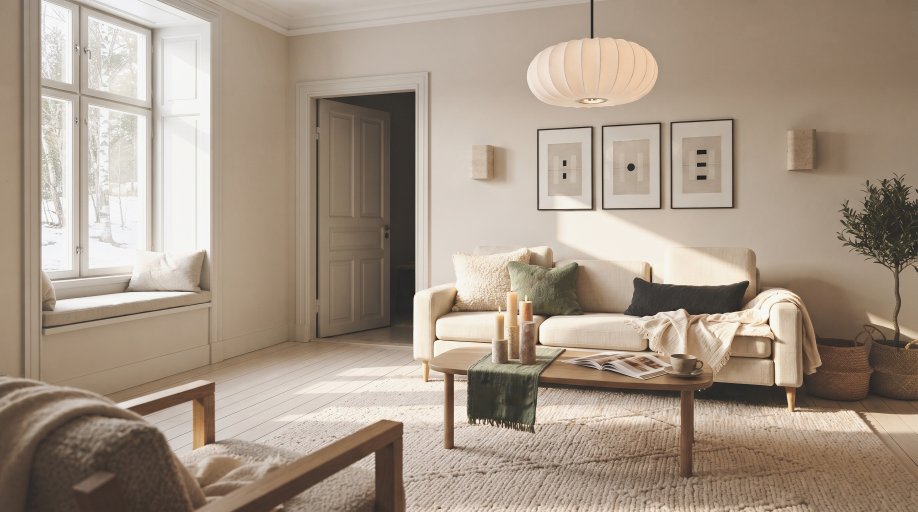
#> input picture assets/renders/editorial-test-2026-11-06/nordic/nordic-A-nano-banana-2.jpg, 2752 x 1536 px, found by its file name (shown at 1/3 size)
$ python crops.py
#> lines starting #> are read from the running program, lines starting #| are printed output that depends on the picture
"""
qa-agent 2026-11-06: 100 % crops of every product area in the five editorial frames (ED1), for the fidelity table.
Boxes in fractions of each frame (judged on half-size views). Writes overlays/<frame>-<area>.jpg. Usage: python3.12 -I crops.py
"""
import os
from PIL import Image

REPO = "/home/user/homedesign-app"
R = os.path.join(REPO, "assets/renders/editorial-test-2026-11-06")
OUT = os.path.join(REPO, "qa/reports/2026-11-06-editorial-test-fidelity/overlays")
JOBS = {
    "nordic/nordic-A-nano-banana-2.jpg": {"wall": (0.50, 0.90, 0.22, 0.43), "table": (0.46, 0.79, 0.55, 0.86), "sofa": (0.45, 0.90, 0.47, 0.80), "pendant": (0.56, 0.73, 0.0, 0.23),
                                          "corner": (0.86, 1.0, 0.33, 0.80), "rug": (0.30, 0.95, 0.75, 1.0)},
    "nordic/nordic-A-gpt-image-2-5.jpg": {"wall": (0.38, 0.82, 0.20, 0.42), "table": (0.33, 0.78, 0.53, 0.92), "sofa": (0.31, 0.88, 0.44, 0.80), "pendant": (0.41, 0.59, 0.0, 0.22),
                                          "corner": (0.19, 0.40, 0.14, 0.70), "rug": (0.13, 1.0, 0.70, 1.0)},
    "nordic/nordic-B-nano-banana-2.jpg": {"round": (0.03, 0.20, 0.02, 0.30), "vase": (0.50, 0.66, 0.20, 0.52), "holder": (0.42, 0.60, 0.62, 0.92), "basket": (0.08, 0.24, 0.66, 0.99),
                                          "armchair": (0.58, 0.92, 0.47, 1.0), "rug": (0.20, 1.0, 0.83, 1.0)},
    "warm-modern/warm-modern-A-nano-banana-2.jpg": {"wall": (0.36, 0.73, 0.23, 0.48), "table": (0.37, 1.0, 0.62, 1.0), "sofa": (0.33, 0.77, 0.50, 0.78), "pendant": (0.50, 0.71, 0.0, 0.20),
                                                    "lamp-vase": (0.72, 0.92, 0.30, 0.86)},
    "warm-modern/warm-modern-A-gpt-image-2-5.jpg": {"wall": (0.30, 0.80, 0.14, 0.44), "table": (0.30, 0.90, 0.56, 1.0), "sofa": (0.19, 0.92, 0.42, 0.84), "pendant": (0.40, 0.66, 0.0, 0.16),
                                                    "lamp": (0.86, 1.0, 0.16, 0.77), "side": (0.0, 0.27, 0.75, 1.0)},
}
if __name__ == "__main__":
    for f, areas in JOBS.items():
        im = Image.open(os.path.join(R, f)).convert("RGB")
#> im is the input picture: PIL image 2752x1536 RGB; mean R, G, B 166.4, 150.7, 134.8
        W, H = im.size
#> W = 2752; H = 1536
        tag = os.path.basename(f).replace(".jpg", "")
        for nm, (u0, u1, v0, v1) in areas.items():
            c = im.crop((int(u0 * W), int(v0 * H), int(u1 * W), int(v1 * H)))
            if c.width > 1400:
                c = c.resize((1400, int(c.height * 1400 / c.width)))
            c.save(os.path.join(OUT, f"{tag}-{nm}.jpg"), quality=90)
            print(tag, nm, c.size)
#> this loop made 6 passes
#> pass 1, `c = im.crop((int(u0 * W), int(v0 * H), int(u1 * W), int(v1 * H)))`:
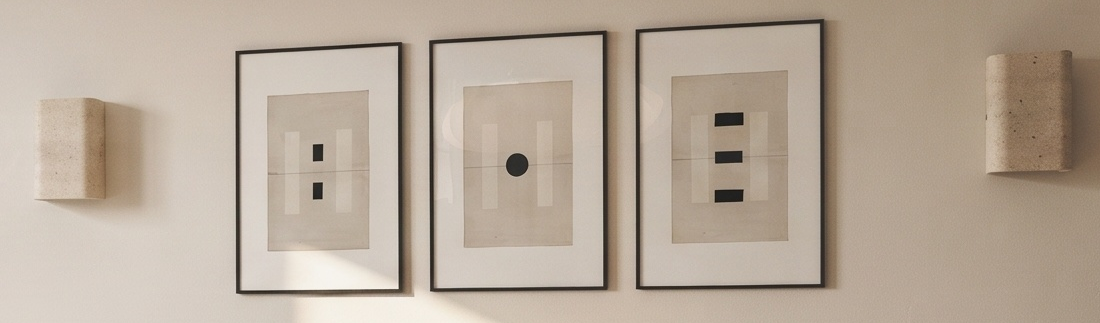
#> c: PIL image 1100x323 RGB; mean R, G, B 183.3, 168.9, 153.8
#> pass 2, `c = im.crop((int(u0 * W), int(v0 * H), int(u1 * W), int(v1 * H)))`:
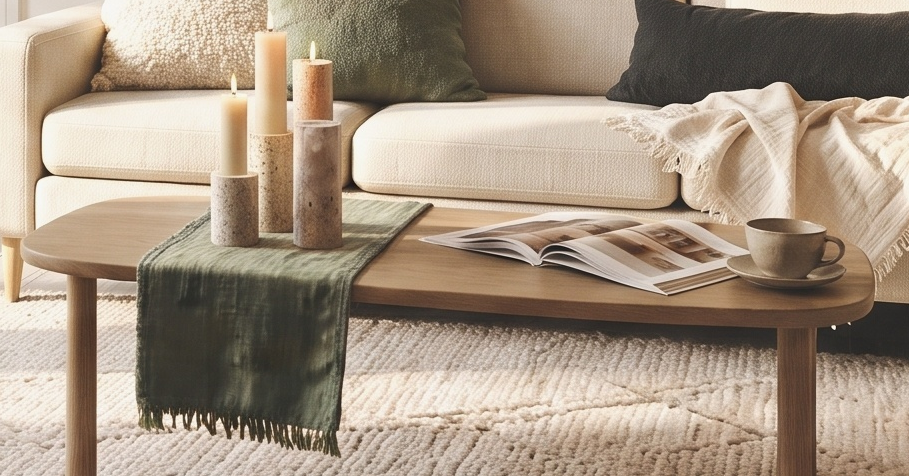
#> c: PIL image 909x476 RGB; mean R, G, B 164, 147.4, 129.4
#> pass 3, `c = im.crop((int(u0 * W), int(v0 * H), int(u1 * W), int(v1 * H)))`:
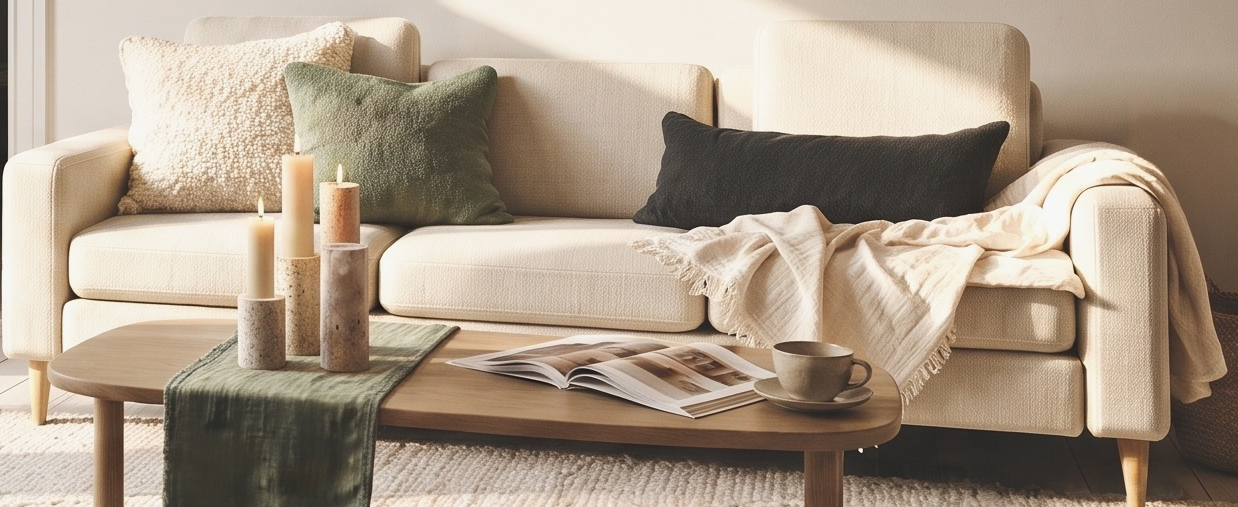
#> c: PIL image 1238x507 RGB; mean R, G, B 169.1, 153.2, 135.2
#> after the loop:
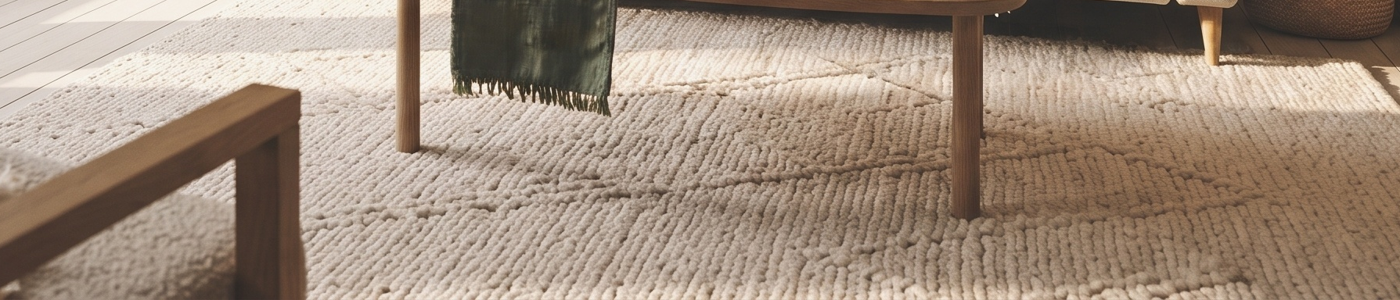
#> c: PIL image 1400x300 RGB; mean R, G, B 159.2, 140.6, 124.6
#> pass 2 of the loop `for f, areas in JOBS.items():`:
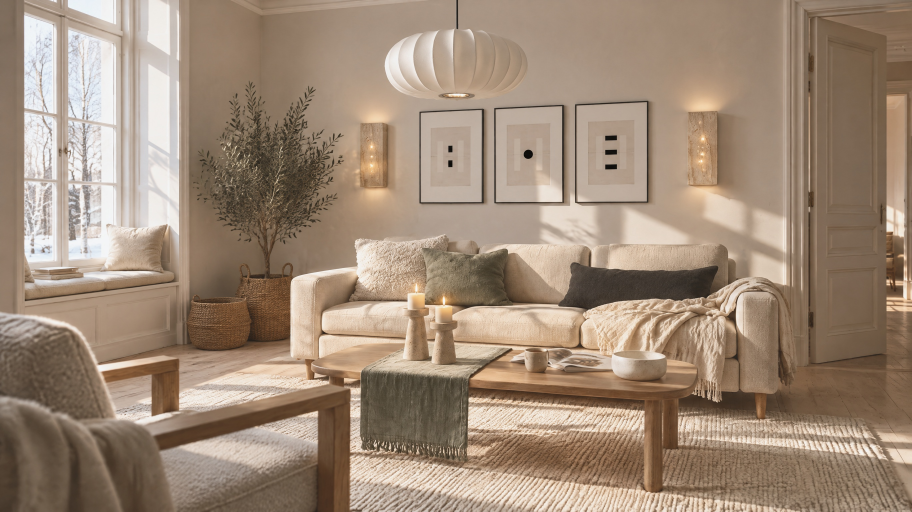
#> input picture assets/renders/editorial-test-2026-11-06/nordic/nordic-A-gpt-image-2-5.jpg, 2736 x 1536 px, found by its file name (shown at 1/3 size)
#> im is the input picture: PIL image 2736x1536 RGB; mean R, G, B 158.9, 138.3, 119.5
#> the loop `for nm, (u0, u1, v0, v1) in areas.items():` made 6 passes
#| nordic-A-gpt-image-2-5 wall (1204, 338)
#| nordic-A-gpt-image-2-5 table (1232, 599)
#| nordic-A-gpt-image-2-5 sofa (1400, 496)
#| nordic-A-gpt-image-2-5 pendant (493, 337)
#| nordic-A-gpt-image-2-5 corner (575, 860)
#> (further printed lines are left out)
#> pass 1, `c = im.crop((int(u0 * W), int(v0 * H), int(u1 * W), int(v1 * H)))`:
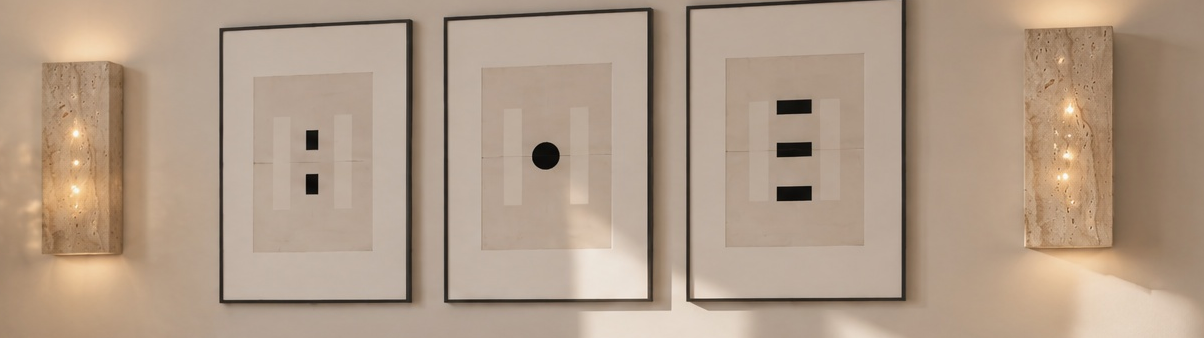
#> c: PIL image 1204x338 RGB; mean R, G, B 176.8, 155.4, 135.9
#> after the loop `for nm, (u0, u1, v0, v1) in areas.items():`:
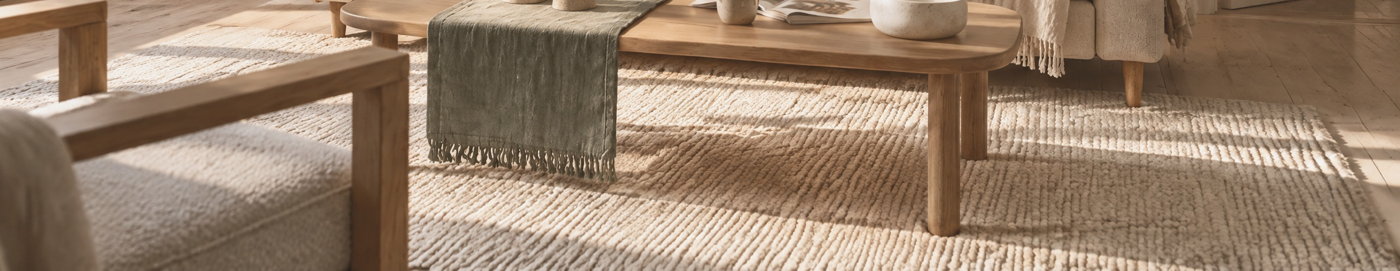
#> c: PIL image 1400x271 RGB; mean R, G, B 152.2, 129.1, 108.2
#> pass 3 of the loop `for f, areas in JOBS.items():`:
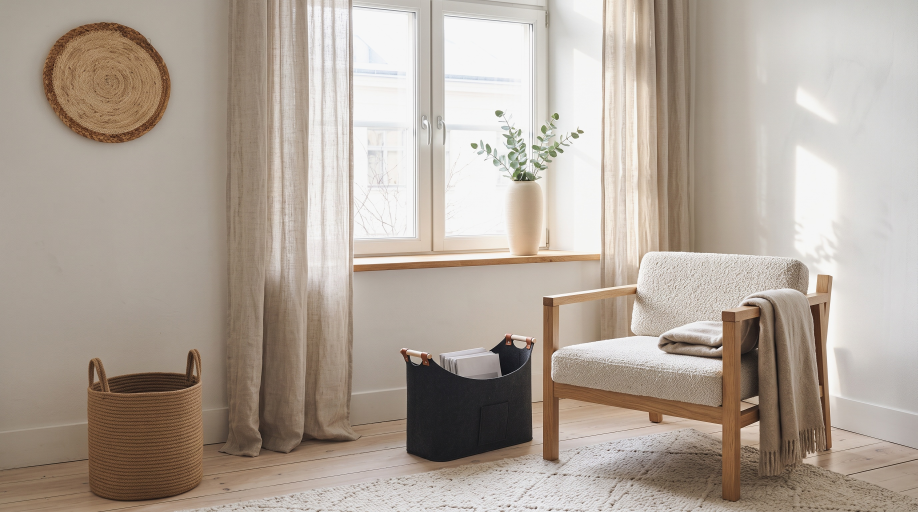
#> input picture assets/renders/editorial-test-2026-11-06/nordic/nordic-B-nano-banana-2.jpg, 2752 x 1536 px, found by its file name (shown at 1/3 size)
#> im is the input picture: PIL image 2752x1536 RGB; mean R, G, B 176.2, 164.5, 153.4
#> the loop `for nm, (u0, u1, v0, v1) in areas.items():` made 6 passes
#| nordic-B-nano-banana-2 round (468, 430)
#| nordic-B-nano-banana-2 vase (440, 491)
#| nordic-B-nano-banana-2 holder (496, 461)
#| nordic-B-nano-banana-2 basket (440, 507)
#| nordic-B-nano-banana-2 armchair (935, 815)
#> (further printed lines are left out)
#> pass 1, `c = im.crop((int(u0 * W), int(v0 * H), int(u1 * W), int(v1 * H)))`:
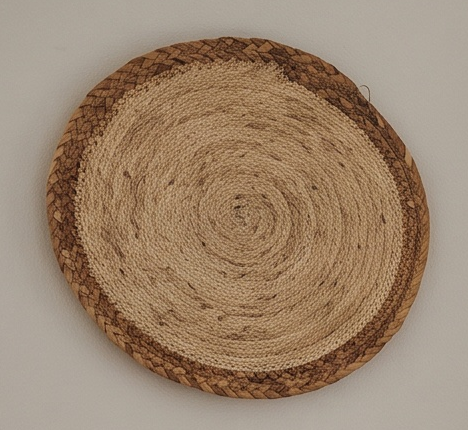
#> c: PIL image 468x430 RGB; mean R, G, B 155.7, 132.8, 110.3
#> after the loop `for nm, (u0, u1, v0, v1) in areas.items():`:
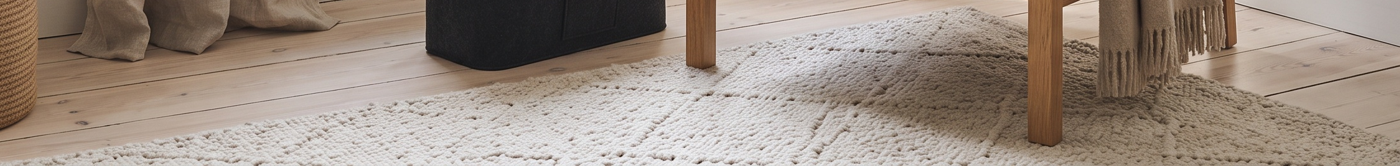
#> c: PIL image 1400x166 RGB; mean R, G, B 154.9, 140.5, 129
#> the loop made 5 passes; the first 3 are shown
